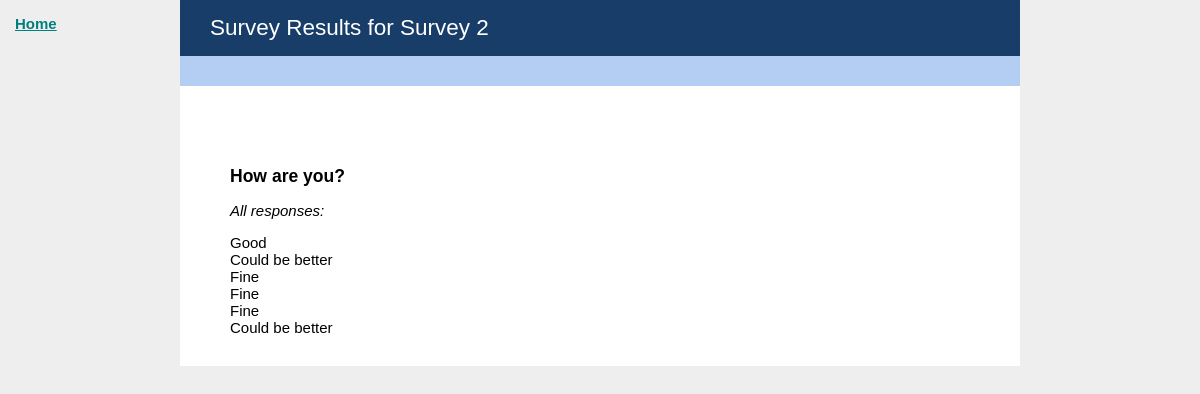
Screenshot of /results/2/ with the database file from the repository.
### core/models.py (models this page shows, shortened)
class Survey(models.Model):
    survey_id = models.AutoField(primary_key=True)
    survey_name = models.CharField(max_length=50)

class Question(models.Model):
    question_id = models.AutoField(primary_key=True)
    survey_id = models.ForeignKey('Survey')
    question_type = models.CharField(max_length=20)
    question_order = models.IntegerField()
    question_text = models.CharField(max_length=200, default="Question text.")
    def getResponses(self):
        return Response.objects.all().filter(question_id = self.question_id)

class Response(models.Model):
    response_id = models.AutoField(primary_key=True)
    response_group_id = models.IntegerField(default=0)
    answer_id = models.ForeignKey('Answer')
    question_id = models.ForeignKey('Question')
    def getResponsesInGroup(self):
        return Response.objects.all().filter(response_group_id = self.response_group_id).filter(question_id = self.question_id)
    def __unicode__(self):
     return '%s' % (self.answer_id)

class Answer(models.Model):
    answer_id = models.AutoField(primary_key=True)
    question_id = models.ForeignKey('Question')
    answer_text = models.CharField(max_length=200)
    def __unicode__(self):
        return self.answer_text

### core/views.py (the view)
# urls.py: url(r'^results/(?P<surveyID>[0-9]+)/$', core.views.view_results),
def view_results(request, surveyID):
    survey_obj = Survey.objects.raw('SELECT * FROM core_survey WHERE survey_id =  %s', [surveyID])[0]
    survey_questions = Question.objects.all().filter(survey_id=surveyID).order_by('question_order')
    showPopular = True if survey_obj.survey_id == 1 else False
    return render(request, 'results.html', { 'survey_data': survey_obj, 'survey_questions': survey_questions, 'showPopular':showPopular })

### betterhelp_exercise/templates/results.html (shortened to what this page needs)
{% extends "base.html" %}
{% load core_extras %}
{% block content %}
    <header>
        <h1>Survey Results for {{ survey_data.survey_name}}</h1>
    </header>
    <section>
    {% for question in survey_questions %}
        {% if question.question_text != "What is your gender?" %}
            <h3>{{ question.question_text }}</h3>
            {% if showPopular %}
                <p>
                    <em>Most popular answer for males:</em> {% for answer in question.getMostPopMaleAnswer %} {{answer.answer_text}} {% endfor %}
                </p>
                <p>
                    <em>Most popular answer for females:</em> {% for answer in question.getMostPopFemaleAnswer %} {{answer.answer_text}} {% endfor %}
                </p>
            {% else %}
                <p><em>All responses:</em></p>
                {% for response in question.getResponses %}
                    {{ response }}<br />
                {% endfor %}
            {% endif %}
        {% endif %}
    {% endfor %}
    </section>
{% endblock %}

### betterhelp_exercise/templates/base.html (style rules this page uses)
* { box-sizing: border-box; }
html { font-size: 100%; overflow-y: scroll; -webkit-text-size-adjust: 100%; -ms-text-size-adjust: 100%; }
body { font-size: 15px; font-family: arial, sans-serif; margin: 0; padding: 0; background-color: #eee; }
header { background-color: #183D68; color: #fff; border-bottom: 30px solid #B3CDF3; }
header h1 { font-weight: 400; padding: 15px 30px; margin: 0; font-size: 1.5em; }
section { padding: 30px 50px; }
em { margin-right: 20px; }
h3 { margin: 50px 0 0; }

### rows the page displays
Survey: survey_name "Survey 2"
Question: question_text "How are you?"
Response: answer_id.answer_text "Good"
Response: answer_id.answer_text "Could be better"
Response: answer_id.answer_text "Fine"
Response: answer_id.answer_text "Fine"
Response: answer_id.answer_text "Fine"
Response: answer_id.answer_text "Could be better"
